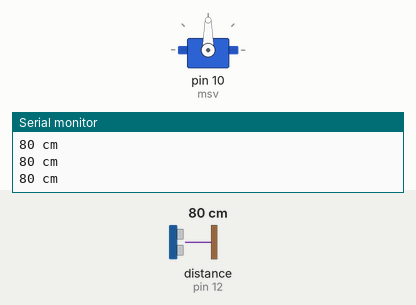
Simulated run of this sketch. Board: Arduino Uno, built with avr-gcc and run on an emulated ATmega328P. Shown: servo, the last lines printed to the serial monitor. Wiring (inferred from the names in the program): ultrasonic range finder: trigger pin 13; echo pin 12. Inputs (shaded band) come from the test bench; at power-on: distance to the obstacle (sensor on pin 12) 80 cm. The echo pulse lasts 58.3 µs per cm.

Above: at 1.3 s.
1.4 s: distance to the obstacle (sensor on pin 12) set to 10 cm
3.2 s: distance to the obstacle (sensor on pin 12) set to 8 cm
At 4.98 s:
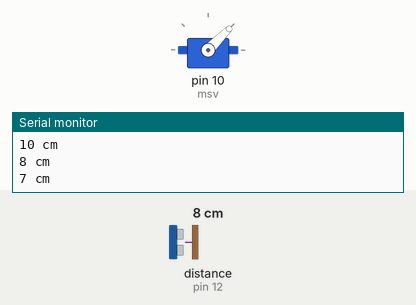
6.2 s: distance to the obstacle (sensor on pin 12) set to 9 cm
At 7.5 s:
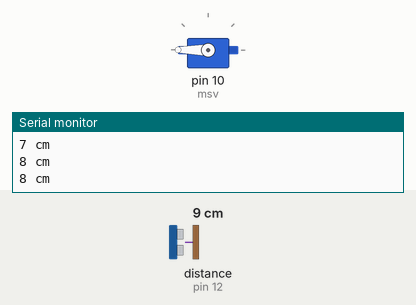
7.8 s: distance to the obstacle (sensor on pin 12) set to 2 cm
At 8.2 s:
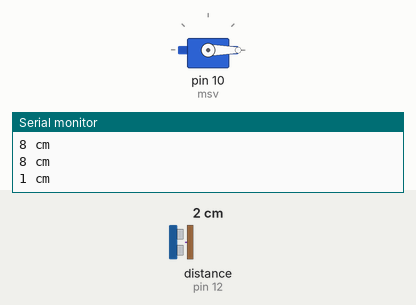
Timing chart, 0 to 58.3 s (numbered marks = the images above; inputs shaded):
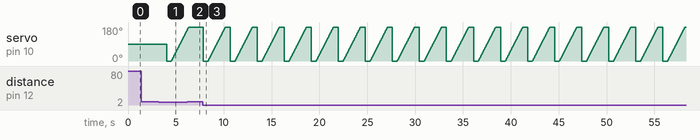

The sketch:

servoandultrasonnic.ino
```cpp
#include <Servo.h>
#define trigPin 13
#define echoPin 12

Servo msv;

int pos = 0;


void setup() {
  Serial.begin (9600);
  msv.attach(10);
  pinMode(trigPin, OUTPUT);
  pinMode(echoPin, INPUT);
}

void loop() {
  long duration, distance;
  digitalWrite(trigPin, LOW);  // Added this line
  delayMicroseconds(2); // Added this line
  digitalWrite(trigPin, HIGH);
//  delayMicroseconds(1000); - Removed this line
  delayMicroseconds(10); // Added this line
  digitalWrite(trigPin, LOW);
  duration = pulseIn(echoPin, HIGH);
  distance = (duration/2) / 29.1;

  if (distance >= 200 || distance <= 0){
    Serial.println("Out of range");

  }
  else {
    Serial.print(distance);
    Serial.println(" cm");

    if (distance <=7){            //Condition for servo is below 7 cm
      msv.write(0);
      delay(500);
      for (pos = 0; pos <= 180; pos += 1) { // goes from 0 degrees to 180 degrees
    // in steps of 1 degree
    msv.write(pos);                  // tell servo 2 to go to position in variable 'pos'
    delay(10);                       // waits 5ms for the servo to reach the position
  }
                            // waits 5ms for the servo to reach the position
  }

  }


  delay(500);
}
```

Measured:
- the behaviour switches between 9 and 8 cm on distance to the obstacle (sensor on pin 12) (found by bisection; images 0 and 1)
- after the input at 6.2 s, servo on pin 10 (msv): goes on until 6.3 s, then stays 180°
- after the input at 7.8 s, servo on pin 10 (msv): ramps from 0° to 180° and jumps back, once every 2.8 s
